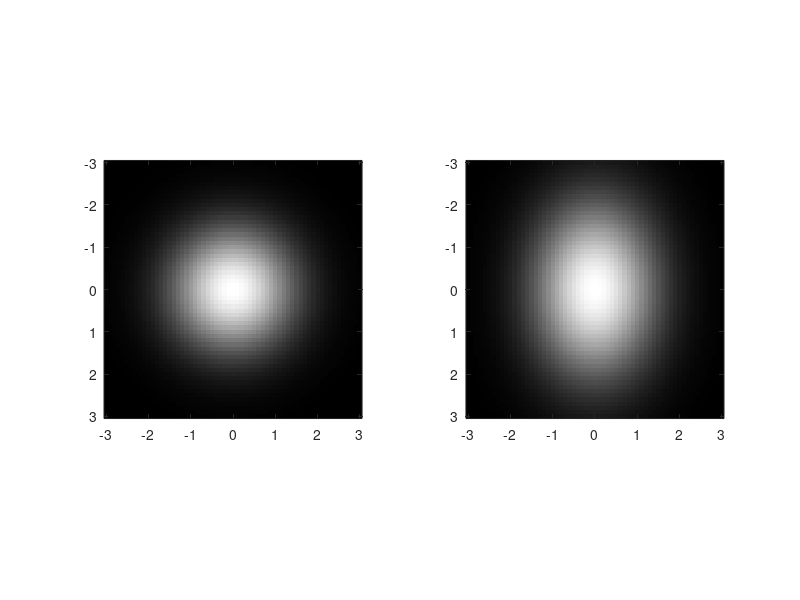

Write the MATLAB code that produced this figure. (Note: this script raises an error after producing the figure.)
%% Power Analysis Script

% we're going to simulate the DMS experiment and try to figure out how much
% data is necessary to get the effects we're interested in.

% we will assume that fixations are sampled from a 2-d gaussian using
% mvnrnd, with pdf mvnpdf.

% note that sigma has to be diagonal, which can be passed in just as [s0
% s1]

%% SET PARAMS

% NULL PARAMS
x0 = 0;
x1 = 0;

s0 = 1;
s1 = 1;

mu0 = [x0 x1];
sigma0 = [s0 s1];
% TEST PARAMS
x0 = 0;
x1 = 0; % under the assumption that the center of fixation is always constant

s0 = 1;
s1 = 2;
% effect size calculation?

mu1 = [x0 x1];
sigma1 = [s0 s1];
%% Display true fixation density
rng = -3:.1:3;
[X,Y] = meshgrid(rng,rng);
subplot(121)
map = mvnpdf([X(:) Y(:)],mu0,sigma0);
map = reshape(map,size(X));
imagesc(rng,rng,map);
colormap(gray(200))
axis square
subplot(122)
map = mvnpdf([X(:) Y(:)],mu1,sigma1);
map = reshape(map,size(X));
imagesc(rng,rng,map);
colormap(gray(200))
axis square

%% For X samples from Y subjects, calculate the optimal s0/s1 values, then
% bootstrap across subjects to determine probability of getting true effect
samplesizes = [200 400];
subjectsizes = [5 10];
repeats = 20;
runcount = length(samplesizes)*length(subjectsizes);

disppercent(-1/repeats,'LETS DO THIS');
% Save the values obtained for comparisons (p-values!)
data = cell(repeats,length(samplesizes),length(subjectsizes));
for ri = 1:repeats
    for sai = 1:length(samplesizes)
        samples = samplesizes(sai);
        for sui = 1:length(subjectsizes)
            subjects = subjectsizes(sui);
            count = (sai-1)*length(subjectsizes)+sui;
            
            % save data form this round
            data{ri,sai,sui}.fit0 = zeros(subjects,2);
            data{ri,sai,sui}.fit1 = zeros(subjects,2);
            data{ri,sai,sui}.boot0 = zeros(subjects,2,2);
            data{ri,sai,sui}.boot1 = zeros(subjects,2,2);
            for si = 1:subjects
                % get the samples
                samples0 = mvnrnd(mu0,sigma0,samples);
                samples1 = mvnrnd(mu1,sigma1,samples);
                % bootstrap each distributions mean values
                for val = 1:2
                    data{ri,sai,sui}.boot0(si,val,:) = bootci(1000,@mean,samples0(:,val));
                    data{ri,sai,sui}.boot1(si,val,:) = bootci(1000,@mean,samples1(:,val));
                end
                % fit an MVN to each set of samples
                fit0 = fitmvn(samples0);
                data{ri,sai,sui}.fit0(si,:) = fit0.params;
                fit1 = fitmvn(samples1);
                data{ri,sai,sui}.fit1(si,:) = fit1.params;
            end
        end
    end
    disppercent(ri/repeats);
end
disppercent(inf);

%% Analysis time--reorganize to get all repeats
for sai = 1:length(samplesizes)
    samples = samplesizes(sai);
    for sui = 1:length(subjectsizes)
        subjects = subjectsizes(sui);
        % collect fit0 data
        fit0 = zeros(2,subjects,repeats);
        fit1 = zeros(2,subjects,repeats);
        
        for lj = 1:subjects
            for lk = 1:repeats
                fit0(:,lj,lk) = data{ri,sai,sui}.fit0(lj,:);
                fit1(:,lj,lk) = data{ri,sai,sui}.fit1(lj,:);
            end
        end
        % compute bootstraps
        fit0_ci = zeros(2,repeats,2);
        fit1_ci = zeros(2,repeats,2);
        for ri = 1:repeats
            dat = squeeze(fit0(:,:,repeats));
            fit0_ci(1,ri,:) = bootci(500,@mean,dat(1,:));
           	fit0_ci(2,ri,:) = bootci(500,@mean,dat(2,:));
            dat = squeeze(fit1(:,:,repeats));
            fit1_ci(1,ri,:) = bootci(500,@mean,dat(1,:));
           	fit1_ci(2,ri,:) = bootci(500,@mean,dat(2,:));
        end
        % compute statistics
    end
end